Frame 1 (no input): blank canvas, image omitted
Frame 60 (the mouse pressed at the canvas centre just before this capture): blank canvas, image omitted
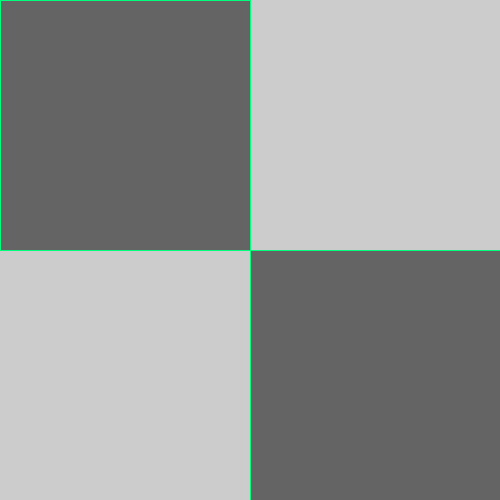
Frame 120 (the mouse held since frame 60 and released just before this capture)

The Processing sketch whose frames 1 and 60 were blank and that drew this single picture after the mouse press (run headless with seeded random() and noise(); from frame 60 on, the mouse is pressed at the canvas centre):

// Processing sketch: move_ract
// ── move_ract.pde
void setup()
{ 
  size(500,500);
  
}
void draw()
{ 
  
  fill(100);
  stroke(0,255,125);
  rect(pmouseX,pmouseY,mouseX,mouseY);
}
